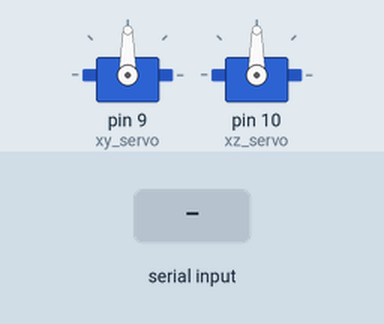
A sketch run on a simulated Arduino Uno, built with avr-gcc and run on an emulated ATmega328P. On the bench: 2 × servo. The test bench sets the inputs (shaded band).

Above: at 1.2 s.
1.3 s: "90,45\n" received over Serial
At 2.2 s:
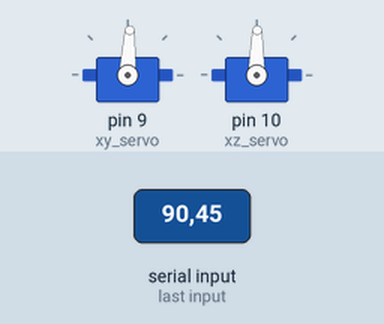
2.8 s: "30,150\n" received over Serial
At 3.4 s:
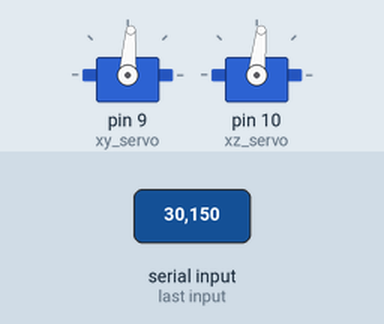
4.3 s: "30,150\n" received over Serial
At 5.7 s:
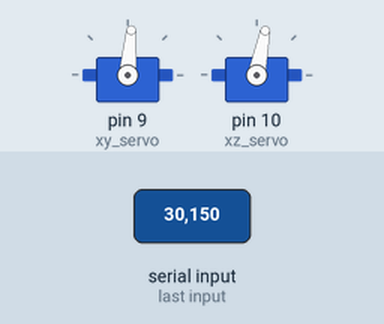
Timing chart, 0 to 7.3 s (numbered marks = the images above; inputs shaded):
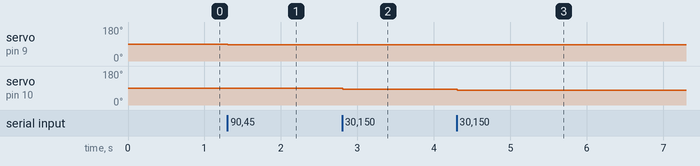

The sketch:

servo_control_with_serial_commu.ino
```cpp
//here communication is 120,90 just that yaw,pitch

#include <Servo.h>

Servo yaw_servo;
Servo pitch_servo;

int yaw_angle = 90;
int pitch_angle = 90;

#define xy_servo 9
#define xz_servo 10

unsigned long previousMillis = 0; // will store last time servo was updated
const long interval = 100;        // interval at which to update servo (milliseconds)

void setup() {
  Serial.begin(9600);
  yaw_servo.attach(xy_servo);
  pitch_servo.attach(xz_servo);
}

void updateServo(Servo& servo, int& angle, int error) {
  if (abs(error) > 2) { // Only adjust if error is significant
    angle -= error / 30; // Example proportional control factor
    angle = constrain(angle, 60, 120); // Constrain angle to prevent over-rotation
    servo.write(angle);
  }
}

void loop() {
  unsigned long currentMillis = millis();

  if (Serial.available() > 0) {
    String command = Serial.readStringUntil('\n'); // Read the command until newline
    int commaIndex = command.indexOf(',');

    if (commaIndex != -1) {
      int yaw_error = command.substring(0, commaIndex).toInt();
      int pitch_error = command.substring(commaIndex + 1).toInt();

      if(currentMillis - previousMillis >= interval) {
        previousMillis = currentMillis;
        updateServo(yaw_servo, yaw_angle, yaw_error);
        updateServo(pitch_servo, pitch_angle, pitch_error);
      }
    }
  }
}
```

Measured:
- after the input at 1.3 s, servo on pin 9 (xy_servo): 90° → 87° at once; servo on pin 10 (xz_servo): 90° → 89° at once
- after the input at 2.8 s, servo on pin 9 (xy_servo): 87° → 86° at once; servo on pin 10 (xz_servo): 89° → 84° at once
- after the input at 4.3 s, servo on pin 9 (xy_servo): 86° → 85° at once; servo on pin 10 (xz_servo): 84° → 79° at once
